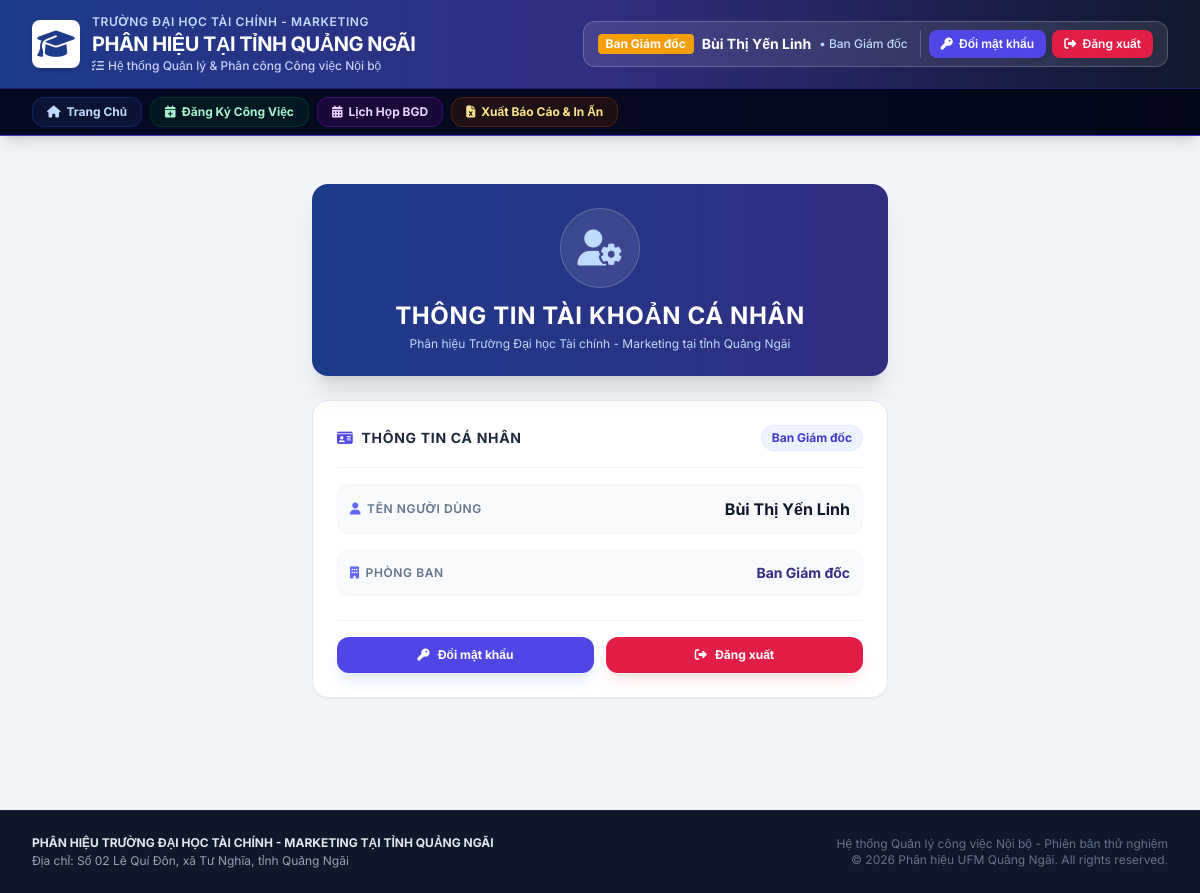
The app's page /profile.php (signed in) with its own data.
### tables this page shows
CREATE TABLE IF NOT EXISTS `users` (
    `id` INT AUTO_INCREMENT PRIMARY KEY,
    `fullname` VARCHAR(255) NOT NULL,
    `email` VARCHAR(255) NOT NULL UNIQUE,
    `password` VARCHAR(255) NOT NULL,
    `role` ENUM('BGD', 'TRUONG_PHONG', 'NHAN_VIEN', 'HO_TRO', 'SUPER_ADMIN') NOT NULL DEFAULT 'NHAN_VIEN',
    `department_id` INT NOT NULL,
    FOREIGN KEY (`department_id`) REFERENCES `departments`(`id`) ON DELETE CASCADE
);

CREATE TABLE IF NOT EXISTS `departments` (
    `id` INT AUTO_INCREMENT PRIMARY KEY,
    `code` VARCHAR(20) NOT NULL UNIQUE,
    `name` VARCHAR(255) NOT NULL,
    `color_theme` VARCHAR(50) DEFAULT 'blue',
    `icon` VARCHAR(50) DEFAULT 'fa-building'
);

### includes/auth.php (called while the page is built, shortened)
<?php
function getCurrentUser($pdo) {
    try {
        $stmt = $pdo->prepare("SELECT u.*, d.name AS department_name, d.code AS department_code, d.color_theme, d.icon AS department_icon FROM users u JOIN departments d ON u.department_id = d.id WHERE u.id = ?");
        $stmt->execute([$_SESSION['user_id']]);
        return $stmt->fetch() ?: null;
    } catch (\PDOException $e) {
        return null;
    }
}

### profile.php (the view, shortened to what this page needs)
<?php
require_once __DIR__ . '/includes/header.php';
?>
<div class="max-w-xl mx-auto py-6">
    <div class="bg-gradient-to-r from-blue-900 to-indigo-900 rounded-2xl p-6 text-white shadow-xl mb-6 text-center relative overflow-hidden">
        <div class="w-20 h-20 bg-white/10 rounded-full flex items-center justify-center mx-auto mb-3 backdrop-blur-md border border-white/20 shadow-inner">
            <i class="fa-solid fa-user-gear text-4xl text-blue-200"></i>
        </div>
        <h2 class="text-2xl font-bold tracking-wide uppercase">THÔNG TIN TÀI KHOẢN CÁ NHÂN</h2>
        <p class="text-xs text-blue-200 mt-1">Phân hiệu Trường Đại học Tài chính - Marketing tại tỉnh Quảng Ngãi</p>
    </div>
    <div class="bg-white rounded-2xl shadow-sm border border-slate-200 p-6 mb-6">
        <div class="flex items-center justify-between pb-4 mb-4 border-b border-slate-100">
            <h3 class="font-bold text-slate-800 text-sm uppercase tracking-wider flex items-center gap-2">
                <i class="fa-solid fa-id-card text-indigo-600"></i>
                <span>Thông tin cá nhân</span>
            </h3>
            <?php
            $displayRole = $currentUser['role'];
            if ($displayRole === 'HO_TRO') $displayRole = 'Hỗ trợ';
            elseif ($displayRole === 'TRUONG_PHONG') $displayRole = 'Trưởng phòng';
            elseif ($displayRole === 'NHAN_VIEN') $displayRole = 'Nhân viên';
            elseif ($displayRole === 'BGD') $displayRole = 'Ban Giám đốc';
            elseif ($displayRole === 'SUPER_ADMIN') $displayRole = 'Super Admin';
            ?>
            <span class="px-2.5 py-1 rounded-full text-xs font-bold bg-indigo-50 text-indigo-700 border border-indigo-100">
                <?= htmlspecialchars($displayRole) ?>
            </span>
        </div>
        <div class="space-y-4 text-sm">
            <div class="flex items-center justify-between p-3 bg-slate-50 rounded-xl border border-slate-100">
                <span class="text-xs font-semibold text-slate-500 uppercase tracking-wider flex items-center gap-1.5">
                    <i class="fa-solid fa-user text-indigo-500"></i>
                    <span>Tên người dùng</span>
                </span>
                <span class="font-bold text-slate-900 text-base">
                    <?= htmlspecialchars($currentUser['fullname']) ?>
                </span>
            </div>
            <div class="flex items-center justify-between p-3 bg-slate-50 rounded-xl border border-slate-100">
                <span class="text-xs font-semibold text-slate-500 uppercase tracking-wider flex items-center gap-1.5">
                    <i class="fa-solid fa-building text-indigo-500"></i>
                    <span>Phòng ban</span>
                </span>
                <span class="font-bold text-indigo-900 text-sm">
                    <?= htmlspecialchars($currentUser['department_name']) ?>
                </span>
            </div>
        </div>
        <div class="grid grid-cols-2 gap-3 mt-6 pt-4 border-t border-slate-100">
            <button type="button" onclick="togglePasswordForm()" class="w-full bg-indigo-600 hover:bg-indigo-700 text-white font-bold py-2.5 px-4 rounded-xl text-xs transition shadow-lg shadow-indigo-100 flex items-center justify-center gap-2">
                <i class="fa-solid fa-key"></i>
                <span>Đổi mật khẩu</span>
            </button>
            <a href="logout.php" class="w-full bg-rose-600 hover:bg-rose-700 text-white font-bold py-2.5 px-4 rounded-xl text-xs transition shadow-lg shadow-rose-100 flex items-center justify-center gap-2">
                <i class="fa-solid fa-right-from-bracket"></i>
                <span>Đăng xuất</span>
            </a>
        </div>
    </div>
</div>
<?php require_once __DIR__ . '/includes/footer.php'; ?>

### includes/header.php (shortened to what this page needs)
<?php
require_once __DIR__ . '/auth.php';
require_once __DIR__ . '/functions.php';
$currentUser = getCurrentUser($pdo);
$roleLabel = $currentUser['role'];
if ($roleLabel === 'TRUONG_PHONG') {
    $roleLabel = 'Trưởng phòng';
} elseif ($roleLabel === 'NHAN_VIEN') {
    $roleLabel = 'Nhân viên';
} elseif ($roleLabel === 'HO_TRO') {
    $roleLabel = 'Hỗ trợ';
} elseif ($roleLabel === 'BGD') {
    $roleLabel = 'Ban Giám đốc';
} elseif ($roleLabel === 'SUPER_ADMIN') {
    $roleLabel = 'Super Admin';
}
?>
<!DOCTYPE html>
<html lang="vi">
<head>
    <script src="https://cdn.tailwindcss.com"></script>
    <link rel="stylesheet" href="https://cdnjs.cloudflare.com/ajax/libs/font-awesome/6.5.1/css/all.min.css">
    <link rel="stylesheet" href="https://cdn.jsdelivr.net/npm/flatpickr/dist/flatpickr.min.css">
</head>
<body class="bg-slate-100 font-sans text-slate-800 flex flex-col min-h-screen">
<header class="bg-gradient-to-r from-blue-900 via-indigo-900 to-slate-900 text-white shadow-lg no-print border-b border-indigo-700">
    <div class="w-full px-4 sm:px-6 lg:px-8 py-3.5">
        <div class="flex flex-col md:flex-row md:items-center justify-between gap-4">
            <div class="flex items-center space-x-3">
                <div class="w-12 h-12 bg-white rounded-lg flex items-center justify-center p-1 shadow-md">
                    <i class="fa-solid fa-graduation-cap text-3xl text-blue-900"></i>
                </div>
                <div>
                    <div class="text-xs font-semibold uppercase tracking-wider text-blue-200">
                        TRƯỜNG ĐẠI HỌC TÀI CHÍNH - MARKETING
                    </div>
                    <div class="text-lg md:text-xl font-bold tracking-tight text-white flex items-center gap-2">
                        <span>PHÂN HIỆU TẠI TỈNH QUẢNG NGÃI</span>
                    </div>
                    <div class="text-xs text-indigo-200 flex items-center gap-1 font-medium">
                        <i class="fa-solid fa-[#0088cc] fa-list-check"></i>
                        <span>Hệ thống Quản lý & Phân công Công việc Nội bộ</span>
                    </div>
                </div>
            </div>
            <div class="flex items-center gap-3 bg-white/10 backdrop-blur-md px-3.5 py-2 rounded-xl border border-white/20">
                <div class="flex items-center gap-2 text-xs">
                    <span class="px-2 py-0.5 rounded text-xs font-bold bg-amber-500 text-white shadow-sm">
                        <?= htmlspecialchars($roleLabel) ?>
                    </span>
                    <span class="font-bold text-white text-sm">
                        <?= htmlspecialchars($currentUser['fullname']) ?>
                    </span>
                    <span class="text-blue-200 font-medium">
                        • <?= htmlspecialchars($currentUser['department_name']) ?>
                    </span>
                </div>
                <div class="flex items-center gap-1.5 border-l border-white/20 pl-2">
                    <a href="profile.php" class="bg-indigo-600 hover:bg-indigo-700 text-white px-3 py-1.5 rounded-lg text-xs font-semibold transition flex items-center gap-1.5 shadow" title="Đổi mật khẩu">
                        <i class="fa-solid fa-key"></i>
                        <span>Đổi mật khẩu</span>
                    </a>
                    <a href="logout.php" class="bg-rose-600 hover:bg-rose-700 text-white px-3 py-1.5 rounded-lg text-xs font-semibold transition flex items-center gap-1.5 shadow" title="Đăng xuất">
                        <i class="fa-solid fa-right-from-bracket"></i>
                        <span>Đăng xuất</span>
                    </a>
                </div>
            </div>
        </div>
    </div>
    <nav class="bg-slate-950/90 border-t border-indigo-800/60 px-4 sm:px-6 lg:px-8">
        <div class="w-full flex items-center space-x-1 sm:space-x-2 py-2 overflow-x-auto">
            <?php
            $currentPage = basename($_SERVER['PHP_SELF']);
            ?>
            <a href="index.php" class="px-3.5 py-1.5 rounded-xl text-xs font-bold whitespace-nowrap transition flex items-center gap-1.5 <?= $currentPage === 'index.php' ? 'bg-blue-600 text-white shadow-md shadow-blue-900/50' : 'bg-blue-950/40 text-blue-200 hover:bg-blue-800/50 border border-blue-800/40' ?>">
                <i class="fa-solid fa-house"></i>
                <span>Trang Chủ</span>
            </a>
            <a href="batch_register.php" class="px-3.5 py-1.5 rounded-xl text-xs font-bold whitespace-nowrap transition flex items-center gap-1.5 <?= $currentPage === 'batch_register.php' ? 'bg-emerald-600 text-white shadow-md shadow-emerald-900/50' : 'bg-emerald-950/40 text-emerald-200 hover:bg-emerald-800/50 border border-emerald-800/40' ?>">
                <i class="fa-solid fa-calendar-plus"></i>
                <span>Đăng Ký Công Việc</span>
            </a>
            <a href="bgd_schedule.php" class="px-3.5 py-1.5 rounded-xl text-xs font-bold whitespace-nowrap transition flex items-center gap-1.5 <?= $currentPage === 'bgd_schedule.php' ? 'bg-purple-600 text-white shadow-md shadow-purple-900/50' : 'bg-purple-950/40 text-purple-200 hover:bg-purple-800/50 border border-purple-800/40' ?>">
                <i class="fa-solid fa-calendar-days"></i>
                <span>Lịch Họp BGD</span>
            </a>
            <a href="export.php" class="px-3.5 py-1.5 rounded-xl text-xs font-bold whitespace-nowrap transition flex items-center gap-1.5 <?= $currentPage === 'export.php' ? 'bg-amber-600 text-white shadow-md shadow-amber-900/50' : 'bg-amber-950/40 text-amber-200 hover:bg-amber-800/50 border border-amber-800/40' ?>">
                <i class="fa-solid fa-file-excel"></i>
                <span>Xuất Báo Cáo & In Ấn</span>
            </a>
        </div>
    </nav>
</header>
<main class="flex-grow w-full px-4 sm:px-6 lg:px-8 py-6">

### records on screen
users: role "Ban Giám đốc", fullname "Bùi Thị Yến Linh", department.name "Ban Giám đốc"
